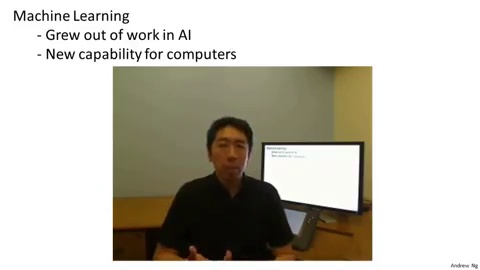
#> input picture images/category1/0.jpg, 480 x 270 px
$ python image-registration.py images/category1/0.jpg images/category1/1.jpg
#> lines starting #> are read from the running program, lines starting #| are printed output that depends on the picture
### utility/cv_utils.py
from __future__ import print_function, division

from collections import defaultdict

import cv2
import numpy as np
from contextlib import contextmanager
from logging import info

try:
    from .utils import *
except ImportError:
    from utils import *
import numpy


class HardwareError(Exception):
    """
    Custom Exception raised when External Hardware fails
    """
    pass


# [13 lines left out: functions window, destroy_window, not called in this run]


class Color:
    @staticmethod
    def convert(image, color_to, color_from='bgr', ):
        colorspace_name = ('COLOR_' + color_from + '2' + color_to).upper()
        try:
            colorspace = getattr(cv2, colorspace_name)
        except AttributeError:
            raise ValueError("No such colorspace: %s" % color_to)
        return cv2.cvtColor(image, colorspace)

    # [26 lines left out: functions from_crop, __init__, threshold, __repr__, not called in this run]


class Video:
    bbox = None
    released = False

    # [44 lines left out: functions __init__, release, set_roi, read, __iter__, not called in this run]

    def __enter__(self):
        return self

    def __exit__(self, *args):
        self.release()

    def __del__(self):
        self.release()

    def __len__(self):
        return int(self.input_video.get(cv2.CAP_PROP_FRAME_COUNT))


class VideoWriter:
    fourcc = cv2.VideoWriter_fourcc(*"MPEG")

    def __init__(self, path, size):
        self.writer = cv2.VideoWriter(path, self.fourcc, 5, size, True)

    def write(self, frame):
        self.writer.write(frame)

    def __del__(self):
        self.writer.release()


# [14 lines left out: function imshow, not called in this run]


class _imtool:
    """
    MATLAB like imtool with very limited functionality
    Show color values and position at a given point in an image, interactively
    some problems when resizing
    """

    # [19 lines left out: function __init__, not called in this run]

    def on_click(self, event, x, y, flags, param):
        self.pos = (x, y)


def imtool(image):
    _imtool(image)


class imcrop:
    """
    MATLAB-like imcrop utility
    Drag mouse over area to select
    Lift to complete selection
    Doubleclick or close window to finish choosing the crop
    Rightclick to retry

    Example:
        >>> cropped_img,bounding_box = imcrop(image)  # cropped_img is the cropped part of the image

        >>> crp_obj=imcrop(image,'img_name')          # asks for interactive crop and returns an imcrop object
        <imcrop object at ...>

        >>> crp_obj.bounding_box                    # the bounding_box of the crop
        [[12, 15] , [134 , 232]]

        >>> image,bbox=imcrop(image,bbox)               # without interactive cropping

    """
    modes = {
        'standby': 0,
        'cropping': 1,
        'crop_finished': 2,
        'done_exit': 3}

    # [54 lines left out: functions __init__, crop, __iter__, on_click, not called in this run]


_imread_modes = {
    'color': cv2.IMREAD_COLOR,
    'gray': cv2.IMREAD_GRAYSCALE,
    'alpha': -1
}


def imread(img_name, mode='color'):
#> called with img_name = 'images/category1/0.jpg', mode = 'color'
    image = cv2.imread(img_name, _imread_modes[mode])
#> image is the input picture: shape (270, 480, 3); mean B, G, R 182.6, 192.5, 195.8
    if image is None:
        raise IOError(img_name)
    return image


imwrite = cv2.imwrite

_kernel_shapes = {
    'rectangle': cv2.MORPH_RECT,
    'square': cv2.MORPH_RECT,
    'circle': cv2.MORPH_ELLIPSE,
    'ellipse': cv2.MORPH_ELLIPSE,
    'cross': cv2.MORPH_CROSS
}


def _kernel(kernel_name, size):
    return cv2.getStructuringElement(_kernel_shapes[kernel_name], size)


def imdilate(image, kernel='circle', size=5, iterations=1):
    return cv2.dilate(image.copy(), _kernel(kernel, (size, size)), iterations=iterations)


def imerode(image, kernel='circle', size=5, iterations=1):
    return cv2.erode(image.copy(), _kernel(kernel, (size, size)), iterations=iterations)


def imopen(image, kernel='circle', size=5):
    return cv2.morphologyEx(image.copy(), cv2.MORPH_OPEN, _kernel(kernel, (size, size)))


def imclose(image, kernel='circle', size=5):
    return cv2.morphologyEx(image.copy(), cv2.MORPH_CLOSE, _kernel(kernel, (size, size)))


# [16 lines left out: functions centroid, polylines, not called in this run]


def rectangle(image, corner1, corner2, color=(255, 255, 255), linewidth=-1):
    cv2.rectangle(image, corner1, corner2, color, linewidth)


# [27 lines left out: functions find_shapes, im2bw, not called in this run]


def im2gray(image):
    return Color.convert(image, 'gray')


def bbox2rect(bbox):
    (x, y, w, h) = bbox
    return x, y, x + w, y + h


def crop(image, bbox, extend=0):
    (x, y, w, h) = bbox
    return image[y - extend:y + h + extend, x - extend:x + w + extend]


def overlay(target, source):
    target[:, :, :] = cv2.resize(source, (target.shape[:-1][::-1]))


# [84 lines left out: functions blend_overlay, blend_transparent, random_transform, random_warp, umeyama, not called in this run]


import os, glob


# [11 lines left out: function load_images, not called in this run]


def listdirp(directory):
    return glob.glob(os.path.join(directory, "*"))

### image-registration.py
import logging
from dtcwt.numpy import Transform2d
from dtcwt.registration import *
from matplotlib.pyplot import *

from utility.cv_utils import *

logging.basicConfig(level=logging.INFO)


def register_frames(f1, f2):
    # Load test image

    # Take the DTCWT of both frames.
    logging.info('Taking DTCWT')
    nlevels = 6
    trans = Transform2d()
    t1 = trans.forward(f1, nlevels=nlevels)
    t2 = trans.forward(f2, nlevels=nlevels)

    # Solve for transform
    logging.info('Finding flow')
    avecs = estimatereg(t1, t2)

    logging.info('Computing warped image')
    warped_f1 = warp(f1, avecs, method='bilinear')

    logging.info('Computing velocity field')
    step = 16
    X, Y = np.meshgrid(np.arange(f1.shape[1]), np.arange(f1.shape[0]))
    vxs, vys = velocityfield(avecs, f1.shape, method='nearest')

    vxs -= np.median(vxs.flat)
    vys -= np.median(vys.flat)

    figure(figsize=(16, 9))

    subplot(221)
    imshow(np.dstack((f1, f2, np.zeros_like(f1))))
    title('Overlaid frames')

    subplot(222)
    imshow(np.dstack((warped_f1, f2, np.zeros_like(f2))))
    title('Frame 1 warped to Frame 2 (image domain)')

    subplot(223)
    sc = 2
    imshow(np.dstack((f1, f2, np.zeros_like(f2))))
    quiver(X[::step, ::step], Y[::step, ::step],
           -sc * vxs[::step, ::step] * f1.shape[1], -sc * vys[::step, ::step] * f1.shape[0],
           color='b', angles='xy', scale_units='xy', scale=1)
    title('Computed velocity field (median subtracted), x{0}'.format(sc))

    subplot(224)
    imshow(np.sqrt(vxs * vxs + vys * vys), interpolation='none', cmap=cm.hot)
    colorbar()
    title('Magnitude of computed velocity (median subtracted)')
    show()

    # savefig(os.path.splitext(os.path.basename(filename))[0] + '-registration.png')


a = imread(sys.argv[1])
b = imread(sys.argv[2])
#> call 2 of imread, with img_name = 'images/category1/1.jpg', mode = 'color'
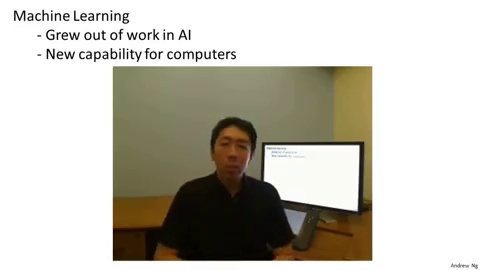
#> input picture images/category1/1.jpg, 480 x 270 px
#> in imread, image is the input picture: shape (270, 480, 3); mean B, G, R 182.4, 192.4, 195.6
a = cv2.resize(im2gray(a), (1024, 1024))
#> in convert, `return cv2.cvtColor(image, colorspace)`:
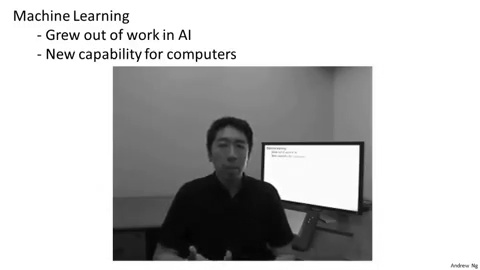
#> returned value: shape (270, 480); min 0, max 255, mean 192.3
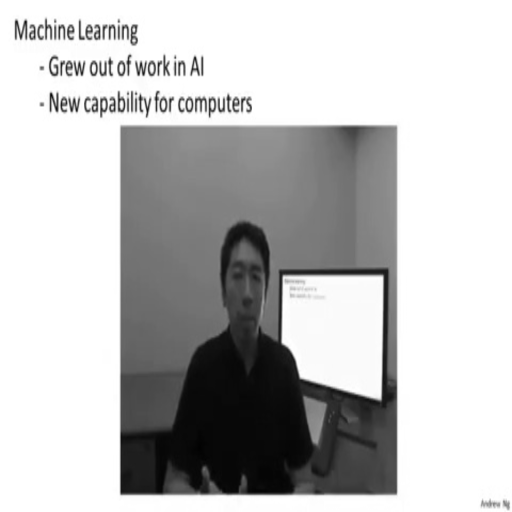
#> a: shape (1024, 1024) (shown at 1/2 size); min 0, max 255, mean 192.3
b = cv2.resize(im2gray(b), (1024, 1024))

register_frames(a, b)
#> (the call stopped at in register_frames, `trans = Transform2d()`: dtcwt is not available in this run)
